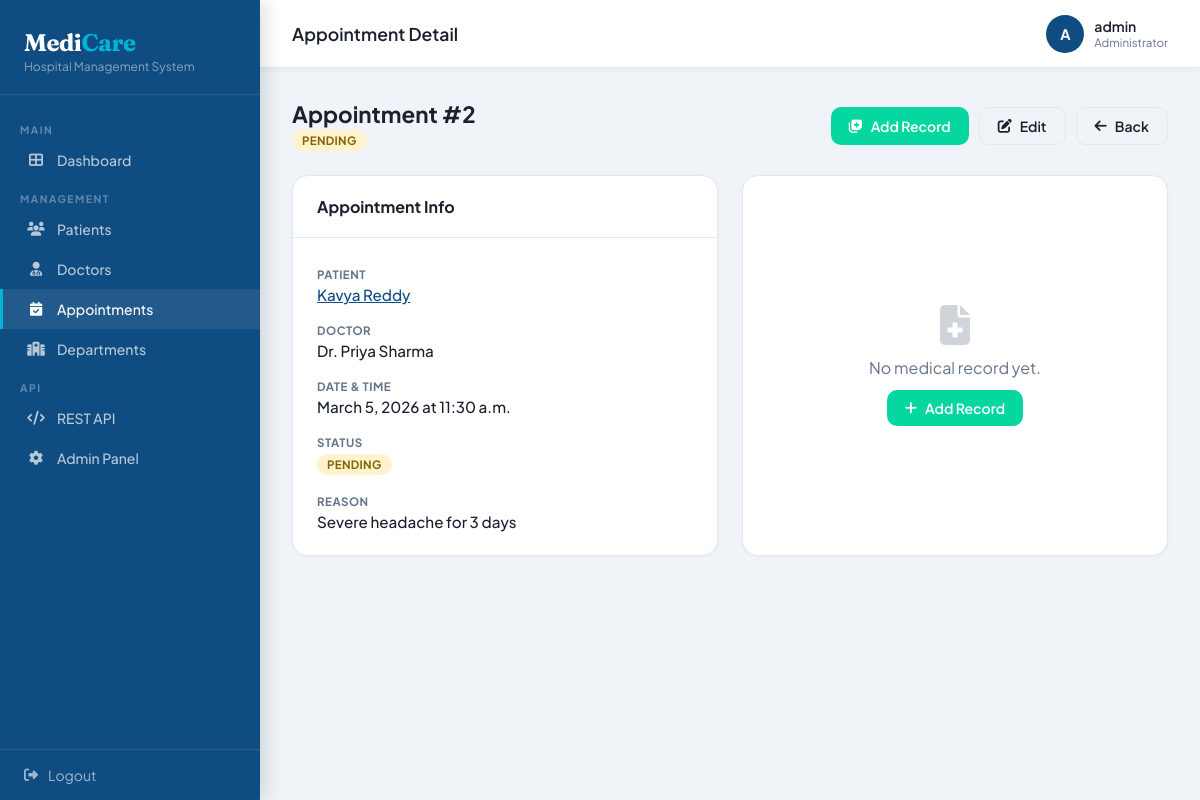
The page /appointments/2/ (signed in) on the database its author committed.
### appointments/models.py (models this page shows, shortened)
class Appointment(models.Model):
    STATUS_CHOICES = [
        ('pending',   'Pending'),
        ('confirmed', 'Confirmed'),
        ('completed', 'Completed'),
        ('cancelled', 'Cancelled'),
    ]
    patient         = models.ForeignKey(Patient, on_delete=models.CASCADE, related_name='appointments')
    doctor          = models.ForeignKey(Doctor,  on_delete=models.CASCADE, related_name='appointments')
    appointment_date = models.DateField()
    appointment_time = models.TimeField()
    status          = models.CharField(max_length=20, choices=STATUS_CHOICES, default='pending')
    reason          = models.TextField()
    notes           = models.TextField(blank=True)
    created_at      = models.DateTimeField(auto_now_add=True)
    class Meta:
        ordering = ['-appointment_date', '-appointment_time']

### patients/models.py (models this page shows, shortened)
class Patient(models.Model):
    GENDER_CHOICES = [('M', 'Male'), ('F', 'Female'), ('O', 'Other')]
    BLOOD_CHOICES = [('A+','A+'),('A-','A-'),('B+','B+'),('B-','B-'),
                     ('AB+','AB+'),('AB-','AB-'),('O+','O+'),('O-','O-')]
    first_name    = models.CharField(max_length=100)
    last_name     = models.CharField(max_length=100)
    date_of_birth = models.DateField()
    gender        = models.CharField(max_length=1, choices=GENDER_CHOICES)
    blood_group   = models.CharField(max_length=3, choices=BLOOD_CHOICES)
    phone         = models.CharField(max_length=15)
    email         = models.EmailField(blank=True)
    address       = models.TextField()
    created_at    = models.DateTimeField(auto_now_add=True)
    @property
    def full_name(self):
        return f"{self.first_name} {self.last_name}"

### doctors/models.py (models this page shows, shortened)
class Doctor(models.Model):
    first_name   = models.CharField(max_length=100)
    last_name    = models.CharField(max_length=100)
    department   = models.ForeignKey(Department, on_delete=models.SET_NULL, null=True)
    specialization = models.CharField(max_length=200)
    phone        = models.CharField(max_length=15)
    email        = models.EmailField()
    experience   = models.PositiveIntegerField(help_text="Years of experience")
    available    = models.BooleanField(default=True)
    created_at   = models.DateTimeField(auto_now_add=True)
    @property
    def full_name(self):
        return f"Dr. {self.first_name} {self.last_name}"

### appointments/views.py (the view)
# urls.py: path('<int:pk>/',               views.appointment_detail, name='appointment_detail'),
@login_required
def appointment_detail(request, pk):
    appt = get_object_or_404(Appointment, pk=pk)
    record = MedicalRecord.objects.filter(appointment=appt).first()
    return render(request, 'appointments/detail.html', {'appt': appt, 'record': record})

### appointments/templates/appointments/detail.html (shortened to what this page needs)
{% extends 'core/base.html' %}
{% block page_title %}Appointment Detail{% endblock %}
{% block content %}
<div class="page-header">
  <div>
    <h2>Appointment #{{ appt.pk }}</h2>
    <p><span class="badge badge-{{ appt.status }}">{{ appt.get_status_display }}</span></p>
  </div>
  <div style="display:flex;gap:10px;">
    {% if appt.status != 'completed' %}
    <a href="{% url 'add_medical_record' appt.pk %}" class="btn btn-success"><i class="fas fa-notes-medical"></i> Add Record</a>
    {% endif %}
    <a href="{% url 'appointment_edit' appt.pk %}" class="btn btn-outline"><i class="fas fa-edit"></i> Edit</a>
    <a href="{% url 'appointment_list' %}" class="btn btn-outline"><i class="fas fa-arrow-left"></i> Back</a>
  </div>
</div>
<div style="display:grid;grid-template-columns:1fr 1fr;gap:24px;">
  <div class="card">
    <div class="card-header"><span class="card-title">Appointment Info</span></div>
    <div class="card-body">
      <div style="display:flex;flex-direction:column;gap:14px;">
        <div class="detail-item"><label>Patient</label><p><a href="{% url 'patient_detail' appt.patient.pk %}" style="color:var(--primary)">{{ appt.patient.full_name }}</a></p></div>
        <div class="detail-item"><label>Doctor</label><p>{{ appt.doctor.full_name }}</p></div>
        <div class="detail-item"><label>Date & Time</label><p>{{ appt.appointment_date }} at {{ appt.appointment_time }}</p></div>
        <div class="detail-item"><label>Status</label><p><span class="badge badge-{{ appt.status }}">{{ appt.get_status_display }}</span></p></div>
        <div class="detail-item"><label>Reason</label><p>{{ appt.reason }}</p></div>
      </div>
    </div>
  </div>
  {% if record %}
  <div class="card">
    <div class="card-header"><span class="card-title"><i class="fas fa-file-medical" style="color:var(--accent2)"></i> Medical Record</span></div>
    <div class="card-body">
      <div style="display:flex;flex-direction:column;gap:14px;">
        <div class="detail-item"><label>Diagnosis</label><p>{{ record.diagnosis }}</p></div>
        <div class="detail-item"><label>Prescription</label><p>{{ record.prescription }}</p></div>
        <div class="detail-item"><label>Consultation Fee</label><p style="font-size:1.2rem;font-weight:700;color:var(--primary);">₹{{ record.fee }}</p></div>
        <div class="detail-item"><label>Recorded</label><p>{{ record.created_at|date:"d M Y, H:i" }}</p></div>
      </div>
    </div>
  </div>
  {% else %}
  <div class="card" style="display:flex;align-items:center;justify-content:center;min-height:200px;">
    <div style="text-align:center;color:var(--muted);">
      <i class="fas fa-file-medical" style="font-size:2.5rem;opacity:.3;margin-bottom:12px;display:block;"></i>
      <p>No medical record yet.</p>
      {% if appt.status != 'completed' %}
      <a href="{% url 'add_medical_record' appt.pk %}" class="btn btn-success" style="margin-top:12px;"><i class="fas fa-plus"></i> Add Record</a>
      {% endif %}
    </div>
  </div>
  {% endif %}
</div>
{% endblock %}

### core/templates/core/base.html (shortened to what this page needs)
<!DOCTYPE html>
<html lang="en">
<head>
<link href="https://cdnjs.cloudflare.com/ajax/libs/font-awesome/6.4.0/css/all.min.css" rel="stylesheet">
</head>
<body>
{% if user.is_authenticated %}
<aside class="sidebar">
  <div class="sidebar-brand">
    <h1>Medi<span>Care</span></h1>
    <p>Hospital Management System</p>
  </div>
  <nav class="sidebar-nav">
    <div class="nav-section">Main</div>
    <a href="{% url 'dashboard' %}" class="nav-item {% if request.resolver_match.url_name == 'dashboard' %}active{% endif %}">
      <i class="fas fa-th-large"></i> Dashboard
    </a>
    <div class="nav-section">Management</div>
    <a href="{% url 'patient_list' %}" class="nav-item {% if 'patient' in request.resolver_match.url_name %}active{% endif %}">
      <i class="fas fa-users"></i> Patients
    </a>
    <a href="{% url 'doctor_list' %}" class="nav-item {% if 'doctor' in request.resolver_match.url_name %}active{% endif %}">
      <i class="fas fa-user-md"></i> Doctors
    </a>
    <a href="{% url 'appointment_list' %}" class="nav-item {% if 'appointment' in request.resolver_match.url_name %}active{% endif %}">
      <i class="fas fa-calendar-check"></i> Appointments
    </a>
    <a href="{% url 'department_list' %}" class="nav-item {% if 'department' in request.resolver_match.url_name %}active{% endif %}">
      <i class="fas fa-hospital"></i> Departments
    </a>
    <div class="nav-section">API</div>
    <a href="/api/" class="nav-item" target="_blank">
      <i class="fas fa-code"></i> REST API
    </a>
    <a href="/admin/" class="nav-item" target="_blank">
      <i class="fas fa-cog"></i> Admin Panel
    </a>
  </nav>
  <div class="sidebar-footer">
    <a href="{% url 'logout' %}"><i class="fas fa-sign-out-alt"></i> Logout</a>
  </div>
</aside>
{% endif %}
<div class="main">
  {% if user.is_authenticated %}
  <header class="topbar">
    <div class="topbar-title">{% block page_title %}Dashboard{% endblock %}</div>
    <div class="topbar-right">
      <div class="topbar-user">
        <div class="avatar">{{ user.username|slice:":1"|upper }}</div>
        <div>
          <div class="user-name">{{ user.username }}</div>
          <div style="font-size:.72rem;color:var(--muted)">Administrator</div>
        </div>
      </div>
    </div>
  </header>
  {% endif %}
  <div class="content">
    {% block content %}{% endblock %}
  </div>
</div>
</body>
</html>

### core/templates/core/base.html (style rules this page uses)
:root { --primary: #0f4c81; --primary-light: #1a6bb5; --accent: #00b4d8; --accent2: #06d6a0; --danger: #ef233c; --warning: #f9c74f; --bg: #f0f4f8; --card: #ffffff; --text: #1a202c; --muted: #64748b; --border: #e2e8f0; --sidebar-w: 260px; }
* { box-sizing: border-box; margin: 0; padding: 0; }
body { font-family: 'Plus Jakarta Sans', sans-serif; background: var(--bg); color: var(--text); display: flex; min-height: 100vh; }
.sidebar { width: var(--sidebar-w); background: var(--primary); position: fixed; top: 0; left: 0; height: 100vh; display: flex; flex-direction: column; z-index: 100; box-shadow: 4px 0 20px rgba(0,0,0,.15); }
.sidebar-brand { padding: 28px 24px 20px; border-bottom: 1px solid rgba(255,255,255,.1); }
.sidebar-brand h1 { font-family: 'Fraunces', serif; color: #fff; font-size: 1.5rem; letter-spacing: -.5px; }
.sidebar-brand span { color: var(--accent); }
.sidebar-brand p { color: rgba(255,255,255,.5); font-size: .75rem; margin-top: 2px; }
.sidebar-nav { flex: 1; padding: 16px 0; overflow-y: auto; }
.nav-section { padding: 12px 20px 4px; font-size: .65rem; font-weight: 700; letter-spacing: 1.5px; color: rgba(255,255,255,.35); text-transform: uppercase; }
.nav-item { display: flex; align-items: center; gap: 12px; padding: 11px 24px; color: rgba(255,255,255,.7); text-decoration: none; font-size: .875rem; font-weight: 500; transition: all .2s; border-left: 3px solid transparent; }
.nav-item:hover, .nav-item.active { background: rgba(255,255,255,.08); color: #fff; border-left-color: var(--accent); }
.nav-item i { width: 18px; text-align: center; }
.sidebar-footer { padding: 16px 24px; border-top: 1px solid rgba(255,255,255,.1); }
.sidebar-footer a { display: flex; align-items: center; gap: 10px; color: rgba(255,255,255,.6); font-size: .875rem; text-decoration: none; }
.main { margin-left: var(--sidebar-w); flex: 1; display: flex; flex-direction: column; min-height: 100vh; }
.topbar { background: var(--card); padding: 0 32px; height: 68px; display: flex; align-items: center; justify-content: space-between; border-bottom: 1px solid var(--border); position: sticky; top: 0; z-index: 50; box-shadow: 0 1px 8px rgba(0,0,0,.05); }
.topbar-title { font-size: 1.1rem; font-weight: 600; color: var(--text); }
.topbar-right { display: flex; align-items: center; gap: 16px; }
.topbar-user { display: flex; align-items: center; gap: 10px; }
.avatar { width: 38px; height: 38px; border-radius: 50%; background: var(--primary); color: #fff; display: flex; align-items: center; justify-content: center; font-weight: 700; font-size: .9rem; }
.user-name { font-size: .875rem; font-weight: 600; }
.content { padding: 32px; flex: 1; }
.card { background: var(--card); border-radius: 16px; border: 1px solid var(--border); box-shadow: 0 1px 4px rgba(0,0,0,.04); }
.card-header { padding: 20px 24px; border-bottom: 1px solid var(--border); display: flex; align-items: center; justify-content: space-between; }
.card-title { font-size: 1rem; font-weight: 700; }
.card-body { padding: 24px; }
.btn { display: inline-flex; align-items: center; gap: 8px; padding: 9px 18px; border-radius: 10px; font-size: .875rem; font-weight: 600; cursor: pointer; border: none; text-decoration: none; transition: all .2s; }
.btn-success { background: var(--accent2); color: #fff; }
.btn-outline { background: transparent; border: 1.5px solid var(--border); color: var(--text); }
.badge { display: inline-flex; align-items: center; padding: 3px 10px; border-radius: 20px; font-size: .72rem; font-weight: 700; text-transform: uppercase; letter-spacing: .3px; }
.badge-pending { background: #fff3cd; color: #856404; }
label { font-size: .8rem; font-weight: 600; color: var(--muted); text-transform: uppercase; letter-spacing: .4px; }
.page-header { display: flex; align-items: center; justify-content: space-between; margin-bottom: 24px; }
.page-header h2 { font-size: 1.4rem; font-weight: 700; }
.page-header p { color: var(--muted); font-size: .875rem; margin-top: 2px; }
.detail-item label { font-size: .72rem; font-weight: 700; text-transform: uppercase; letter-spacing: .5px; color: var(--muted); }
.detail-item p { font-size: .95rem; font-weight: 500; margin-top: 2px; }

### rows shown on the page
Appointment: pk "2", status "PENDING", patient.full_name "Kavya Reddy", doctor.full_name "Dr. Priya Sharma", appointment_date "March 5, 2026", appointment_time "11:30 a.m.", reason "Severe headache for 3 days"

### other values the page prints
{{ user.username|slice:":1"|upper }} "A"
{{ user.username }} "admin"
